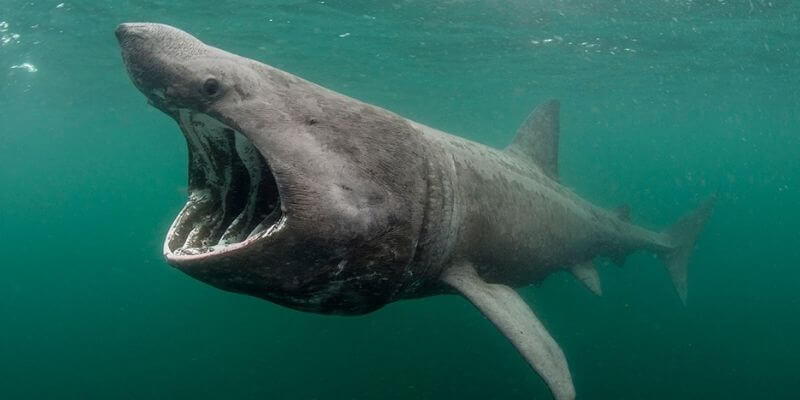
#> input picture img/shark-1.jpg, 800 x 400 px, found by its file name
$ jupyter execute downsample-upsample.ipynb
#> lines starting #> are read from the running program, lines starting #| are printed output that depends on the picture; after the words box and inside, x2 and y2 are one past the last pixel; in counts of white or black regions, pixels touching at a corner belong together
[cell 1]
import matplotlib.pyplot as plt
from skimage import data
from skimage.color import rgb2gray
from skimage import io

[cell 2]
image = io.imread('shark-1.jpg')
#> image is the input picture: shape (400, 800, 3); mean R, G, B 40.4, 100.2, 91.4
sh = image.shape
#> sh = (400, 800, 3)

[cell 3]
ds = 10 # downscale factor

rowd = int(sh[0]/ds)+1
#> rowd = 41
cold = int(sh[1]/ds)+1
#> cold = 81

image_down = image.copy()[0:rowd, 0:cold]
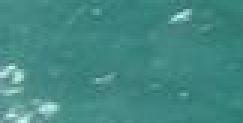
#> image_down: shape (41, 81, 3) (shown 3 times larger); mean R, G, B 67.1, 136.3, 130.8

rw = 0
cl = 0

# choose every ds row and column
for row in range(0, sh[0] , ds):
  cl = 0
  for col in range(0, sh[1], ds):
    image_down[rw][cl] = image[row][col]
    cl = cl + 1
  rw = rw + 1
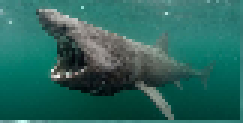
#> image_down: shape (41, 81, 3) (shown 3 times larger); mean R, G, B 42, 102.3, 93.6
#> after the loop, rw = 40

plt.figure(figsize=(10, 10))

plt.subplot(1, 2, 1)
plt.title('original')
io.imshow(image)

plt.subplot(1, 2, 2)
plt.title('down sampled')
io.imshow(image_down, cmap = 'gray')
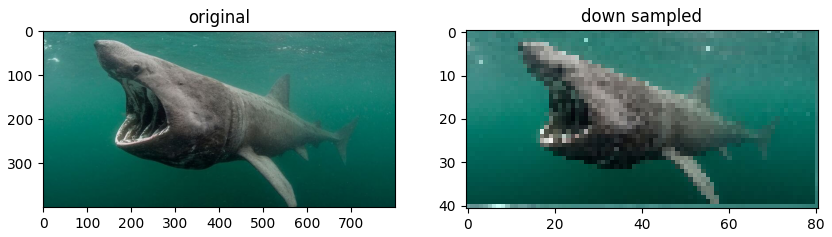
#> figure drawn by matplotlib, 2 panels

[cell 4]
us = 10

image_up = image.copy()

# insert zeros in down sampled image
sh = image_down.shape
#> sh = (41, 81, 3)
rw = 0
cl = 0

for row in (0, sh[0]-1):
  cl = 0
  for col in range(0, sh[1]-1):
    image_up[rw][cl] = image_down[row][col]
    image_up[rw, cl+1:cl+us] = 0
    cl = cl + us

  image_up[rw+1:rw+us, :] = 0
  rw = rw + us
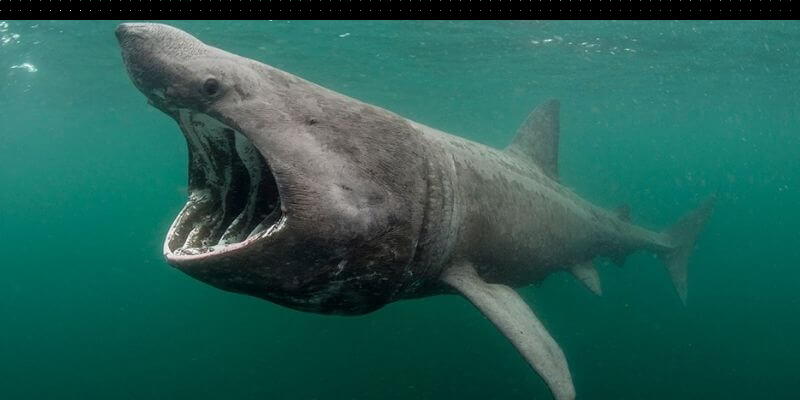
#> image_up: shape (400, 800, 3); 4.98% of pixels changed, all inside (x1, y1, x2, y2) = (0, 0, 800, 20)
#> after the loop, rw = 20

shu = image_up.shape
#> shu = (400, 800, 3)

# using average for interpolation
for row in range(0, shu[0], us):
  for col in range(0, shu[1]-us, us):
    temp1 = (image_up[row, col])/2
    temp2 = (image_up[row, col+us])/2
    temp = temp1 + temp2
    image_up[row, col+1:col+ds] = [int(temp[0]), int(temp[1]), int(temp[2])]
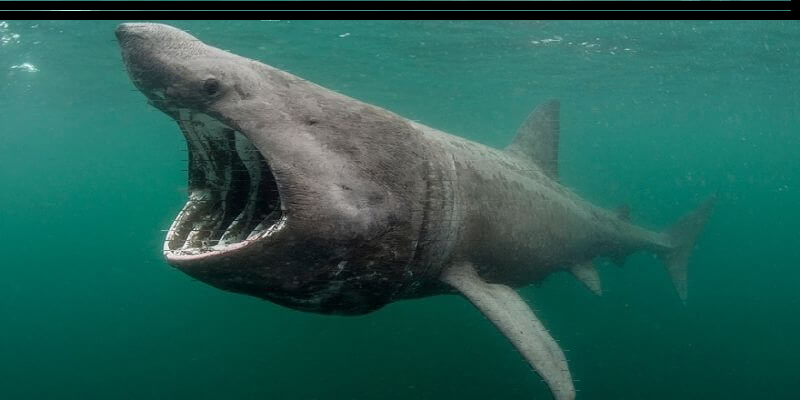
#> image_up: shape (400, 800, 3); 7.71% of pixels changed, all inside (x1, y1, x2, y2) = (1, 0, 790, 391)

for row in range(0, shu[0]-us, us):
  for col in range(0, shu[1]):
    temp1 = (image_up[row, col])/2
    temp2 = (image_up[row+us, col])/2
    temp = temp1 + temp2
    image_up[row:row+us, col] = [int(temp[0]), int(temp[1]), int(temp[2])]
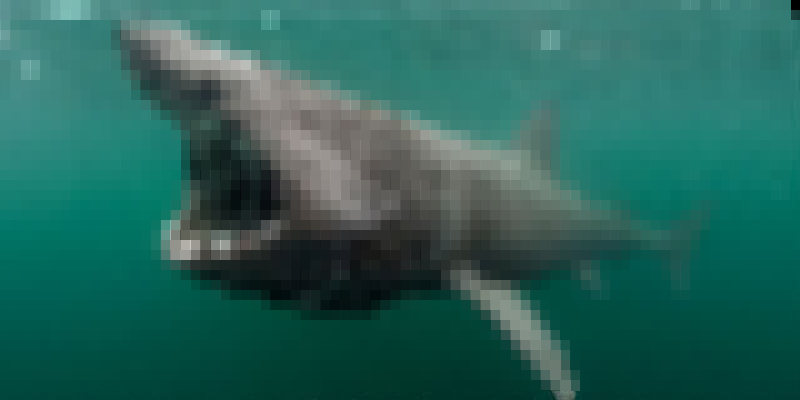
#> image_up: shape (400, 800, 3); mean R, G, B 40.1, 99.9, 91.1

plt.figure(figsize=(10, 10))

plt.subplot(1, 2, 1)
plt.title('original')
io.imshow(image_down)

plt.subplot(1, 2, 2)
plt.title('up sampled and interpolated using averaging')
io.imshow(image_up, cmap = 'gray')

$ run again, with img/shark-2.jpg copied over img/shark-1.jpg
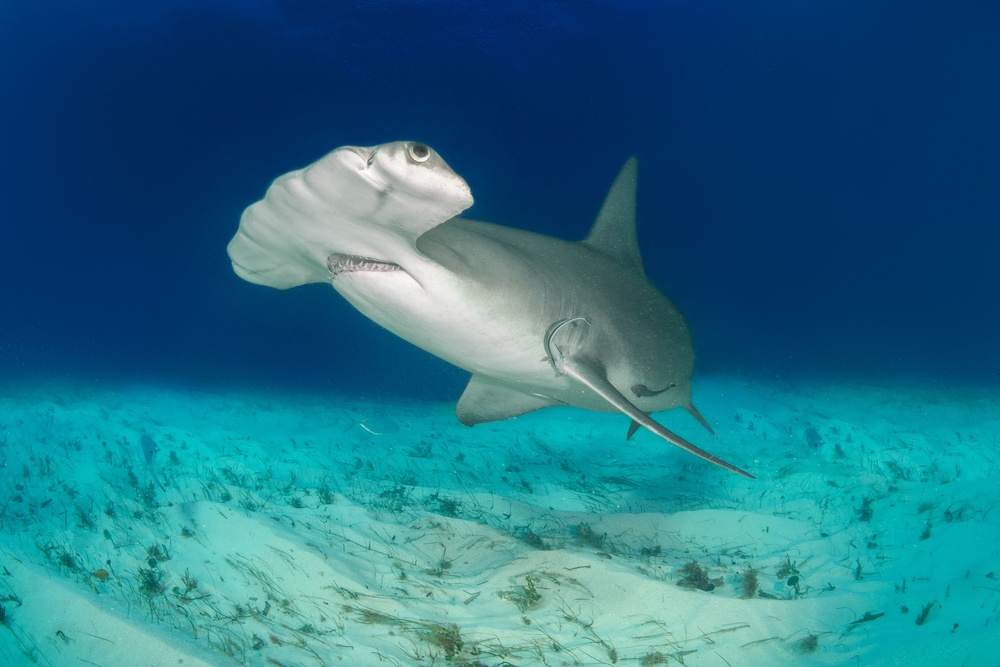
#> input picture img/shark-2.jpg, 1000 x 667 px, shrunk from 4469 x 2979 before the run, found by its file name
#> image is the input picture: shape (667, 1000, 3); mean R, G, B 35.7, 109.8, 133.2
#> after the loop `for row in range(0, sh[0] , ds):`: rw = 67
#> after the loop `for row in (0, sh[0]-1):`:
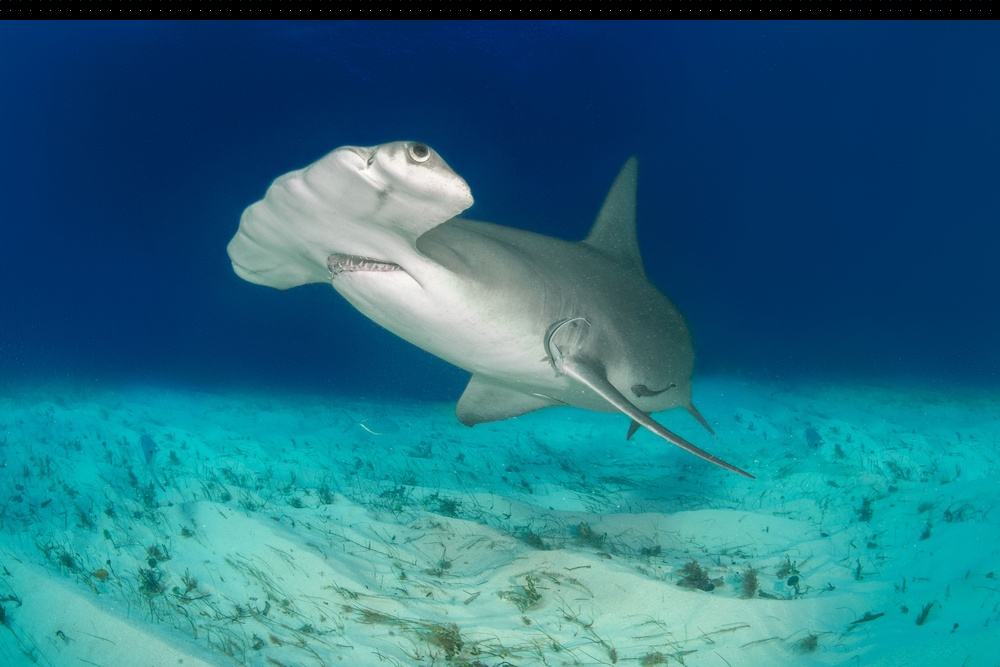
#> image_up: shape (667, 1000, 3); 2.98% of pixels changed, all inside (x1, y1, x2, y2) = (0, 0, 1000, 20)
#> after the loop `for row in (0, sh[0]-1):`: rw = 20
#> after the loop `for row in range(0, shu[0]-us, us):`:
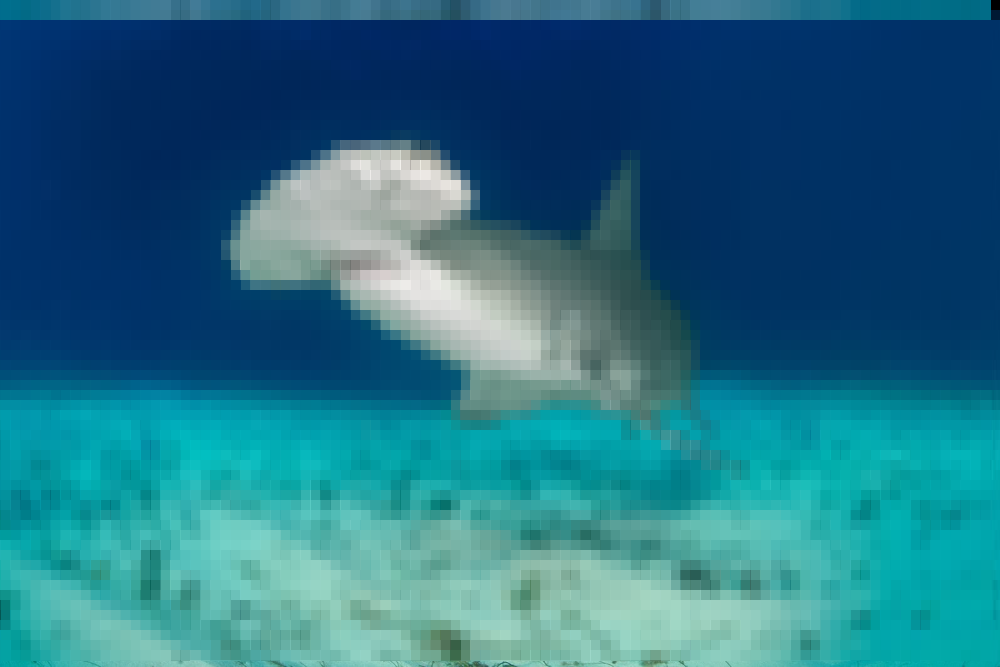
#> image_up: shape (667, 1000, 3); mean R, G, B 36.9, 111.5, 133.8
